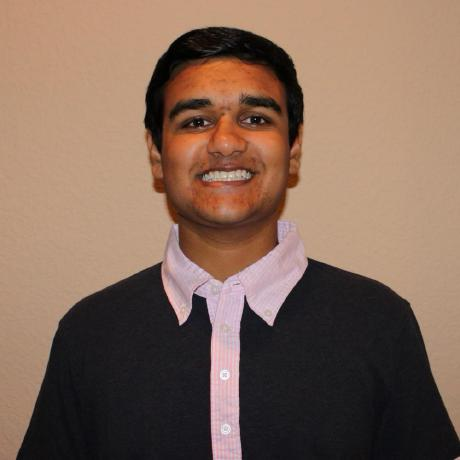
#> input picture rohan.png, 460 x 460 px
$ python -i stegdonebeta.py   (imports and definitions only)   (Python 2 division)
#> lines starting #> are read from the running program, lines starting #| are printed output that depends on the picture
from PIL import Image
from random import*

# [2 lines not run here, left out]

# [1 line that did not run here, left out]
# [1 line that did not run here, left out]

# [1 line that did not run here, left out]
# [1 line that did not run here, left out]

# [117 lines left out: functions embedD, embedhighres, debed, not called in this run]


def debed2(uncode):
#> called with uncode = 'rohan.png'
    hider2 = Image.open(uncode)
#> hider2 is the input picture: PIL image 460x460 RGB; mean R, G, B 130.5, 104.1, 88.5
    (width2,height2) = hider2.size
#> width2 = 460; height2 = 460
    revealed = Image.new("RGB",(width2,height2),'white')
#> revealed: PIL image 460x460 RGB; every value is 255
    colors = []
    for w in range(0,width2):
        for h in range(0,height2,2):
            (r,g,b)=hider2.getpixel((w,h))
            r = (r <<6)&0xFF
            g = (g <<6)&0xFF
            b = (b <<6)&0xFF
            #print('r:',bin(r))
            (r2,g2,b2)=hider2.getpixel((w,h+1))
            r2 = (r2 <<6)&0xFF
            g2 = (g2 <<6)&0xFF
            b2 = (b2 <<6)&0xFF

            r2 = r2 >> 2
            g2 = g2 >> 2
            b2 = b2 >> 2
            #print('r2:',bin(r2))
            rf = r + r2
            gf = g + g2
            bf = b + b2
            #print('rf:',bin(rf))
            colors.append((rf,gf,bf))
#> after the loop, colors = 105800 items
    x = 0
    for w in range(0,width2):
        for h in range(0,height2/2):
            revealed.putpixel((w,h),colors[x])
            x = x+1
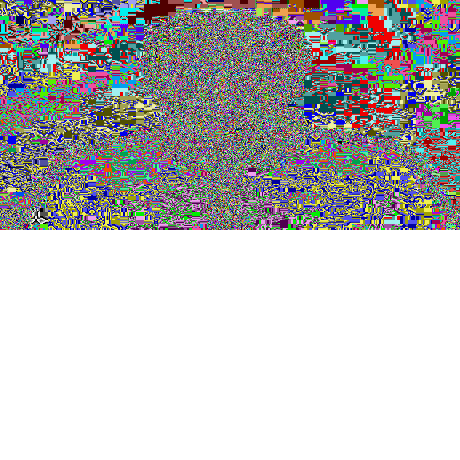
#> revealed: PIL image 460x460 RGB; mean R, G, B 187, 186.7, 186.8
#> after the loop, x = 105800
    revealed.save('prefinal.png')
    finalpic('prefinal.png')

def finalpic(uncoded):
#> called with uncoded = 'prefinal.png'
    uncd = Image.open(uncoded)
    (width2,height2) = uncd.size
#> width2 = 460; height2 = 460
    picwidth = []
    piclength = []
    for w in range(width2):
        (r,g,b)= uncd.getpixel((w,0))
        if (r,g,b) != (0,0,0):
            picwidth.append((r))
#> this loop made 460 passes
#> (r, g, b) on passes 1 to 3: (80, 80, 0), (80, 80, 0), (80, 80, 0)
#> after the loop, picwidth = 460 values, max 240 at index 6, min 0 at index 3, mean 115.8
    for h in range(height2):
        (r,g,b)= uncd.getpixel((0,h))
        if (r,g,b) != (0,0,0) and (r,g,b) != (255,255,255):
            piclength.append((r))
#> this loop made 460 passes
#> (r, g, b) on passes 1 to 3: (80, 80, 0), (96, 96, 16), (176, 176, 96)
#> after the loop, piclength = 230 values, max 240 at index 3, min 0 at index 10, mean 112.1
    hlen = len(piclength)
#> hlen = 230
    wlen = len(picwidth)
#> wlen = 460
    final = Image.new("RGB",(wlen,hlen))
#> final: PIL image 460x230 RGB; every value is 0
    for w in range(wlen):
        for h in range(hlen):
            (r,g,b)= uncd.getpixel((w,h))
            final.putpixel((w,h),(r,g,b))
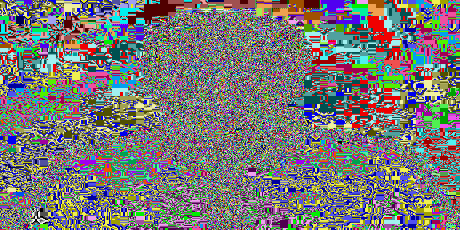
#> final: PIL image 460x230 RGB; mean R, G, B 119, 118.5, 118.6
    final.show()


# [25 lines left out: function scrambler, not called in this run]

>>> result = debed2('rohan.png')
